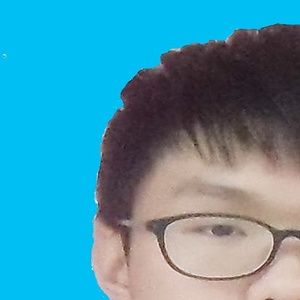
#> input picture faceRecognition/dataset/images/邓翔宇/1邓翔宇.jpg, 300 x 300 px
$ python getAllBinarizationImg.py '../faceRecognition/dataset/images/邓翔宇/1邓翔宇.jpg'   (older library calls are emulated)
#> lines starting #> are read from the running program, lines starting #| are printed output that depends on the picture; after the words box and inside, x2 and y2 are one past the last pixel; in counts of white or black regions, pixels touching at a corner belong together
### imagPre/util.py
import os
import sys
import math
import random
import functools
import numpy as np
from PIL import Image, ImageEnhance

# [112 lines left out: functions rotate, randomCrop, resize, convertToRGB, convertToL, not called in this run]

def convertTo1(img_path, threshold):
#> called with threshold = 50
    im = Image.open(img_path)
#> im is the input picture: PIL image 300x300 RGB; mean R, G, B 74.7, 148.3, 169.4
    Lim = im.convert('L' )
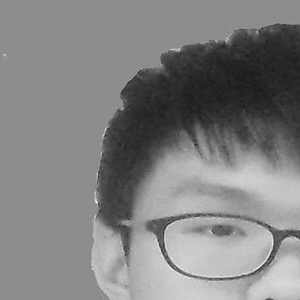
#> Lim: PIL image 300x300 L; min 23, max 244, mean 128.8

    table = []
    for i in range(256):
        if i < threshold:
            table.append(0)
        else:
            table.append(1)

    bim = Lim.point(table, '1' )
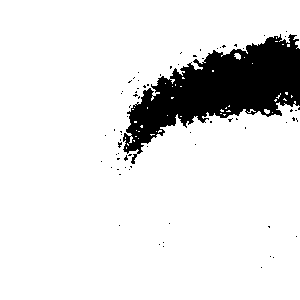
#> bim: PIL image 300x300 1; 88.6% white; 71 black regions (70 under 20 px), largest, box (x1, y1, x2, y2) and area: (123, 34, 300, 164) 10097

    save_path = './to_binarization/'
    mkdir(save_path)
    img_arr = os.path.basename(img_path).split('.')
    img_name = save_path + img_arr[0] + '__' + str(threshold) + '.' + img_arr[1]

    print('success save to ' + img_name)

    bim.save(img_name, quality=95)

# [10 lines left out: function imgList, not called in this run]

def mkdir(dir):
    if not os.path.isdir(dir):
        os.makedirs(dir)

# [2 lines that do not run on import are left out]

### imagPre/getAllBinarizationImg.py
import os
import sys
import math
import util
import random
import functools
import numpy as np
from PIL import Image, ImageEnhance


img_path = sys.argv[1]

i = 50
while  i < 150:
    util.convertTo1(img_path, i)
    i += 1
